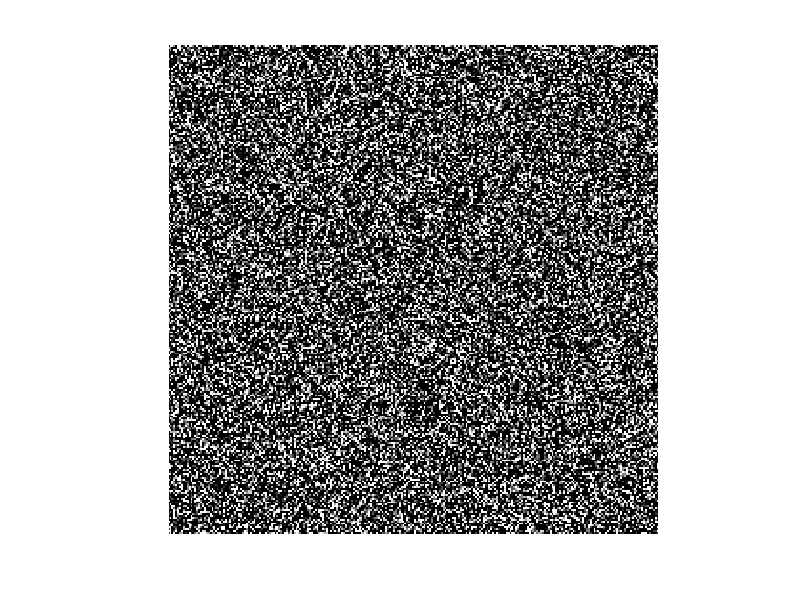

The MATLAB source for this figure:
%% Generating the Noisy image
% Here we are showing generating i.i.d. noise
% What about knowledge
%%
% 
%   for x = 1:10
%       disp(x)
%   end
% 
noise = randn(256);
%% Plotting the noisy image
imshow(noise);
%%
% 
%% Test section
% 
%  My text. Break here, and go to next line.
%  After the break!
% 
%  hello thereee
%  
%  PREFORMATTED
%  TEXT
%  hello there
%  halo
%  my name is rishi